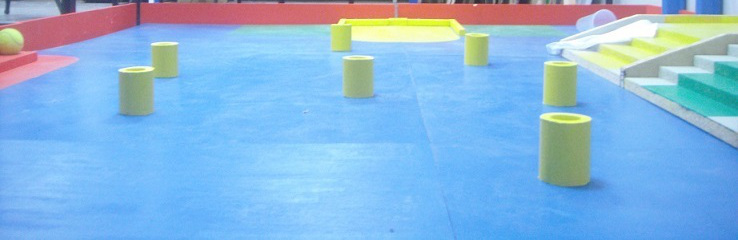
#> input picture Informatique/MachineLearning/Python/Cylinder/DSC00384.JPG, 738 x 240 px
$ python cylinderDetectionCannyOnGray.py
#> lines starting #> are read from the running program, lines starting #| are printed output that depends on the picture; after the words box and inside, x2 and y2 are one past the last pixel; in counts of white or black regions, pixels touching at a corner belong together
import numpy as np
import cv2

#Juste une fonction vide, parce que createTrackbar attend un callback en argument
def nothing(x):
    pass

cv2.namedWindow('Canny')
img = cv2.imread('DSC00384.JPG') #Ouverture de l'image
#> img is the input picture: shape (240, 738, 3); mean B, G, R 221.6, 182.3, 136

cv2.createTrackbar('TH1', 'Canny', 0, 255, nothing)
cv2.createTrackbar('TH2', 'Canny', 0, 255, nothing)

end = False

#Définition d'une forme géométrique (une croix) qui sert à la fonction erode
erodeElement = cv2.getStructuringElement(cv2.MORPH_CROSS,(3,3))

grayFrame = cv2.cvtColor(img, cv2.COLOR_BGR2GRAY)
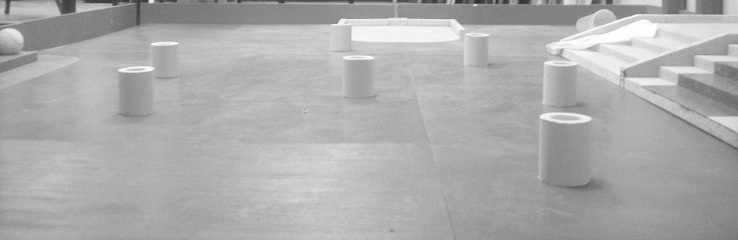
#> grayFrame: shape (240, 738); min 44, max 255, mean 173
grayFrame = cv2.GaussianBlur(grayFrame, (5,5), 0)

while(not end):

    th1 = cv2.getTrackbarPos('TH1', 'Canny')
    th2 = cv2.getTrackbarPos('TH2', 'Canny')

    edges = cv2.Canny(grayFrame, th1, th2)
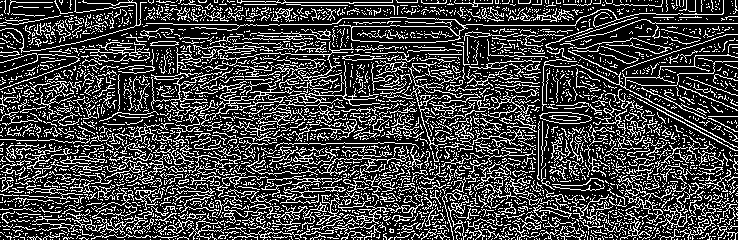
#> edges: shape (240, 738); 26.1% white in thin lines or dots

    contours,_ = cv2.findContours(edges.copy(),cv2.RETR_TREE,cv2.CHAIN_APPROX_SIMPLE)
#> contours = 4104 contours, 4000 with area under 20; largest, box (x1, y1, x2, y2) and area: (146, 0, 724, 43) 1640, (351, 25, 460, 43) 1589, (539, 112, 592, 124) 438, (540, 112, 592, 124) 434, (198, 81, 302, 131) 226
    cv2.drawContours(img, contours, -1, (255, 0, 0))
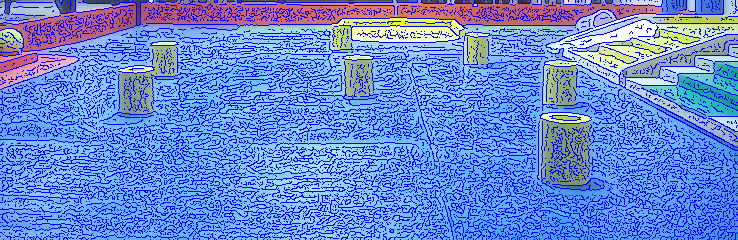
#> img: shape (240, 738, 3); mean B, G, R 229.4, 134.8, 101.3

    cv2.imshow('Edges from Canny', edges)
    cv2.imshow('Contours', img)


    if(cv2.waitKey(1) & 0xFF == ord('q')):
#> (key q is pressed here)
        end = True

cv2.destroyAllWindows()
